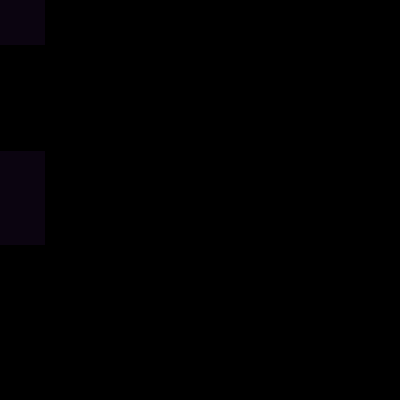
Frame 1 (no input)
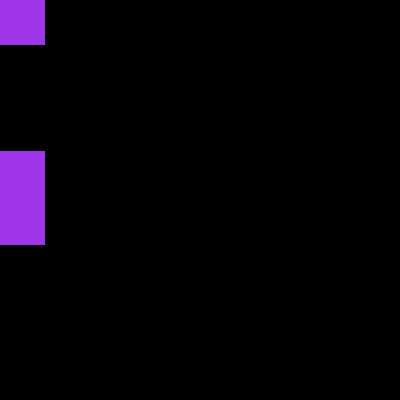
Frame 60 (the mouse pressed at the canvas centre just before this capture)
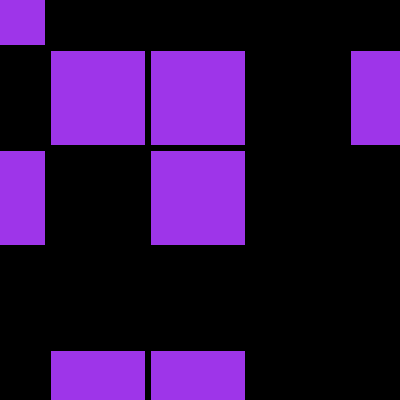
Frame 120 (the mouse held since frame 60 and released just before this capture)

The Processing sketch that drew these frames (run headless with seeded random() and noise(); from frame 60 on, the mouse is pressed at the canvas centre):

// Processing sketch: Teresa_usingSquareclass
// ── Teresa_usingSquareclass.pde
Square s = new Square(200, 200);

void setup(){
  size(400, 400);
  background(0);
  
}

void draw(){
  s.display(mouseX, mouseY, 17);
  
}

void mousepressed(){
  
  }

// ── Square.pde
class Square {
  float x, y, r, g, b, opacity, rr, gg, bb;

  Square(float TempX, float TempY) {
    x= TempX;
    y= TempY;
    r=random(255);
    g=random(255);
    b=random(255);
  }
  
  void display(float x, float y, float k) {
        stroke(0);
        fill(r, g, b, k);
        rect(x-50, y-50, 95, 95);
        rect(x-150, y-150, 95, 95);
        rect(x-150, y+150, 95, 95);
        rect(x-50, y-150, 95, 95);
        rect(x-50, y+150, 95, 95);
        rect(x+150, y-150, 95, 95);
  }

}
